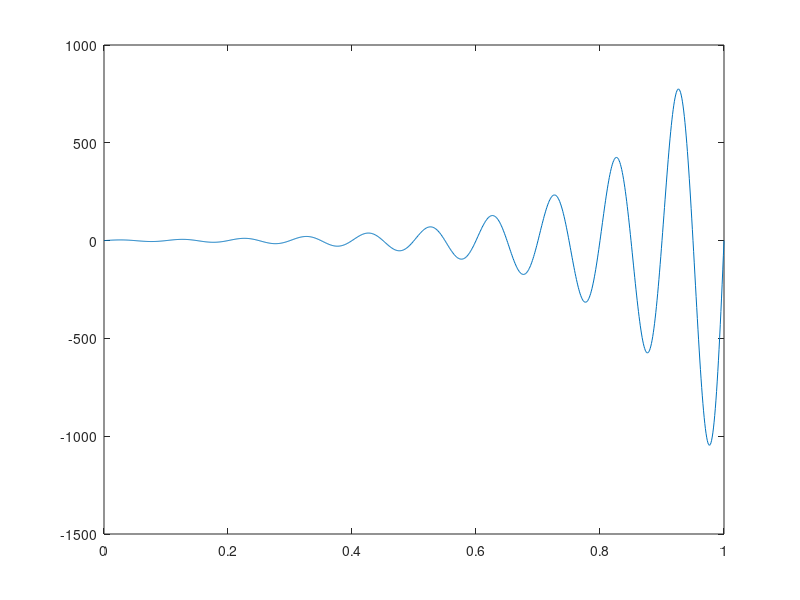

The MATLAB script that drew this image:
clc
close all
clear all
A1=3;
A2=1;
a=6;
w=2*pi*10;
phi=0;
t=0:.001:1;
y=A1*sin(w*t+phi).*exp(a*t)

plot(t,y)
